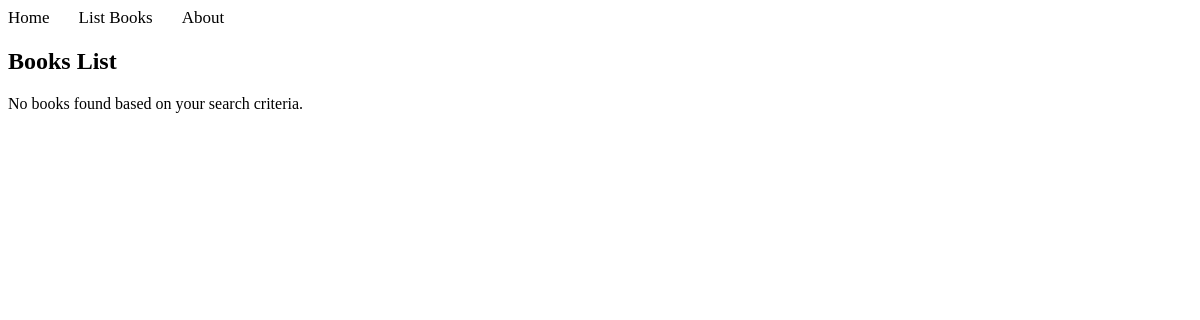
Page /books/simple/query/ on the earlier database version.
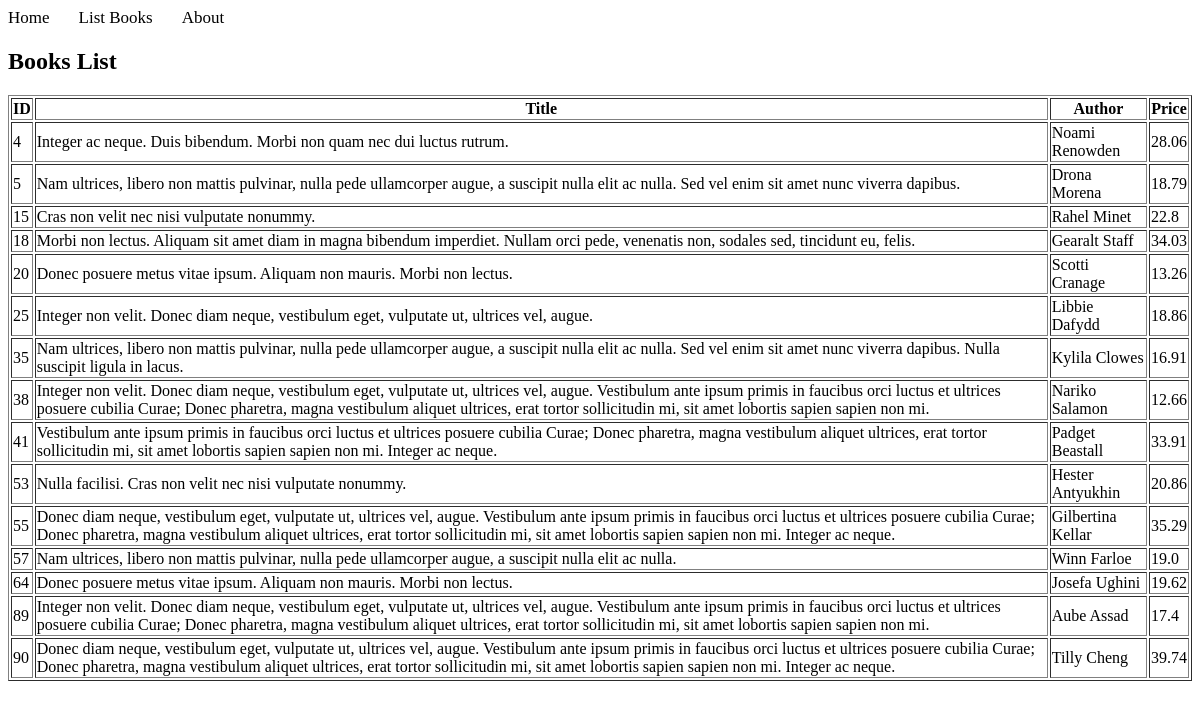
Same page on the later database version.
### apps/bookmodule/models.py (models this page shows)
class Book(models.Model):
    title = models.CharField(max_length = 50)
    author = models.CharField(max_length = 50)
    price = models.FloatField(default = 0.0)
    edition = models.SmallIntegerField(default = 1)

### apps/bookmodule/views.py (the view)
# urls.py: path("simple/query/", views.simple_query, name="books.simple_query"),
def simple_query(request):
    mybooks=Book.objects.filter(title__icontains=' non ') # <- multiple objects
    return render(request, 'bookmodule/bookList.html', {'books':mybooks})

### apps/templates/bookmodule/bookList.html (shortened to what this page needs)
{% extends "layouts/base.html" %}
{% block content %}
    <h2>Books List</h2>
    {% if books %}
        <table border="1">
            <thead>
                <tr>
                    <th>ID</th>
                    <th>Title</th>
                    <th>Author</th>
                    <th>Price</th>
                </tr>
            </thead>
            <tbody>
                {% for book in books %}
                    <tr>
                        <td>{{ book.id }}</td>
                        <td>{{ book.title }}</td>
                        <td>{{ book.author }}</td>
                        <td>{{ book.price }}</td>
                    </tr>
                {% endfor %}
            </tbody>
        </table>
    {% else %}
        <p>No books found based on your search criteria.</p>
    {% endif %}
{% endblock content %}

### apps/templates/layouts/base.html (shortened to what this page needs)
<!DOCTYPE html>
<html>
{% load static %}
<head>
  <link rel="stylesheet" href="https://cdnjs.cloudflare.com/ajax/libs/font-awesome/4.7.0/css/font-awesome.min.css">
  <link rel="stylesheet" href="{% static 'styles.css' %}">
</head>
<body>
    {% include "includes/header.html" %}
    {% block content %} {% endblock content %}
</body>
</html>

### apps/templates/includes/header.html
{% with request.resolver_match.url_name as url_name %}
<div class="topnav">
    <a class="{% if url_name == 'books.indexx' %}active{% endif %}" href="{% url "books.indexx" %}">Home</a>
    <a class="{% if url_name == 'books.list_books' %}active{% endif %}" href="{% url "books.list_books" %}">List Books</a>
    <a class="{% if url_name == 'books.aboutus' %}active{% endif %}" href="{% url "books.aboutus" %}">About</a>
</div>
{% endwith %}

### apps/static/styles.css (style rules this page uses)
.topnav { background-color: #ffffff; width: 100%; }
.topnav a { color: #000000; text-align: center; margin-right: 25px; text-decoration: none; font-size: 17px; }

Differences in the rows shown:
added Book: id "4", title "Integer ac neque. Duis bibendum. Morbi non quam nec dui luctus rutrum.", author "Noami Renowden", price "28.06"
added Book: id "5", title "Nam ultrices, libero non mattis pulvinar, nulla pede ullamcorper augue, a suscipit nulla elit ac nulla. Sed vel enim sit amet nunc viverra dapibus.", author "Drona Morena", price "18.79"
added Book: id "15", title "Cras non velit nec nisi vulputate nonummy.", author "Rahel Minet", price "22.8"
added Book: id "18", title "Morbi non lectus. Aliquam sit amet diam in magna bibendum imperdiet. Nullam orci pede, venenatis non, sodales sed, tincidunt eu, felis.", author "Gearalt Staff", price "34.03"
added Book: id "20", title "Donec posuere metus vitae ipsum. Aliquam non mauris. Morbi non lectus.", author "Scotti Cranage", price "13.26"
added Book: id "25", title "Integer non velit. Donec diam neque, vestibulum eget, vulputate ut, ultrices vel, augue.", author "Libbie Dafydd", price "18.86"
added Book: id "35", title "Nam ultrices, libero non mattis pulvinar, nulla pede ullamcorper augue, a suscipit nulla elit ac nulla. Sed vel enim sit amet nunc viverra dapibus. Nulla suscipit ligula in lacus.", author "Kylila Clowes", price "16.91"
added Book: id "38", title "Integer non velit. Donec diam neque, vestibulum eget, vulputate ut, ultrices vel, augue. Vestibulum ante ipsum primis in faucibus orci luctus et ultrices posuere cubilia Curae; Donec pharetra, magna vestibulum aliquet ultrices, erat tortor sollicitudin mi, sit amet lobortis sapien sapien non mi.", author "Nariko Salamon", price "12.66"
added Book: id "41", title "Vestibulum ante ipsum primis in faucibus orci luctus et ultrices posuere cubilia Curae; Donec pharetra, magna vestibulum aliquet ultrices, erat tortor sollicitudin mi, sit amet lobortis sapien sapien non mi. Integer ac neque.", author "Padget Beastall", price "33.91"
added Book: id "53", title "Nulla facilisi. Cras non velit nec nisi vulputate nonummy.", author "Hester Antyukhin", price "20.86"
added Book: id "55", title "Donec diam neque, vestibulum eget, vulputate ut, ultrices vel, augue. Vestibulum ante ipsum primis in faucibus orci luctus et ultrices posuere cubilia Curae; Donec pharetra, magna vestibulum aliquet ultrices, erat tortor sollicitudin mi, sit amet lobortis sapien sapien non mi. Integer ac neque.", author "Gilbertina Kellar", price "35.29"
added Book: id "57", title "Nam ultrices, libero non mattis pulvinar, nulla pede ullamcorper augue, a suscipit nulla elit ac nulla.", author "Winn Farloe", price "19.0"
added Book: id "64", title "Donec posuere metus vitae ipsum. Aliquam non mauris. Morbi non lectus.", author "Josefa Ughini", price "19.62"
added Book: id "89", title "Integer non velit. Donec diam neque, vestibulum eget, vulputate ut, ultrices vel, augue. Vestibulum ante ipsum primis in faucibus orci luctus et ultrices posuere cubilia Curae; Donec pharetra, magna vestibulum aliquet ultrices, erat tortor sollicitudin mi, sit amet lobortis sapien sapien non mi.", author "Aube Assad", price "17.4"
added Book: id "90", title "Donec diam neque, vestibulum eget, vulputate ut, ultrices vel, augue. Vestibulum ante ipsum primis in faucibus orci luctus et ultrices posuere cubilia Curae; Donec pharetra, magna vestibulum aliquet ultrices, erat tortor sollicitudin mi, sit amet lobortis sapien sapien non mi. Integer ac neque.", author "Tilly Cheng", price "39.74"
Other differences:
text no longer shown: "No books found based on your search criteria."
text now shown: "ID Title Author Price"
